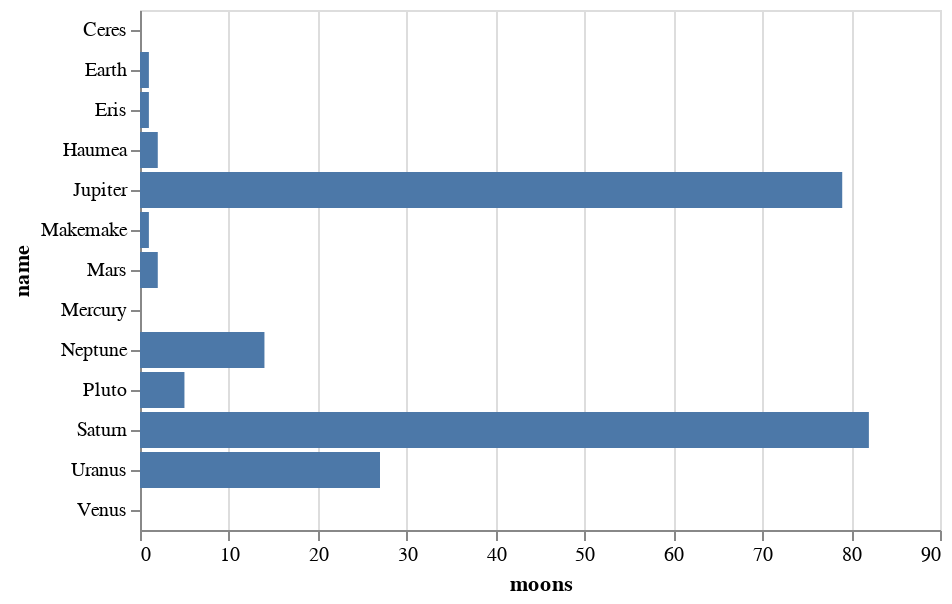

Notebook cell for this chart:
### Code cell
alt.Chart(planets).mark_bar().encode(
    x='moons',
    y='name'
)

### Figure 1 — Vega-Lite specification as saved in the notebook (floating-point values rounded to 4 significant figures)
{"config": {"view": {"continuousWidth": 400, "continuousHeight": 300}}, "data": {"name": "data-5b03ff44f3bf68bec8f5d2248afba5a6"}, "mark": "bar", "encoding": {"x": {"type": "quantitative", "field": "moons"}, "y": {"type": "nominal", "field": "name"}}, "$schema": "https://vega.github.io/schema/vega-lite/v4.8.1.json", "datasets": {"data-5b03ff44f3bf68bec8f5d2248afba5a6": [{"name": "Mercury", "diameter": 4879, "distance": 57.91, "moons": 0, "type": "planet"}, {"name": "Venus", "diameter": 12104, "distance": 108.2, "moons": 0, "type": "planet"}, {"name": "Earth", "diameter": 12742, "distance": 149.6, "moons": 1, "type": "planet"}, {"name": "Mars", "diameter": 6779, "distance": 227.9, "moons": 2, "type": "planet"}, {"name": "Ceres", "diameter": 950, "distance": 414.3, "moons": 0, "type": "dwarf planet"}, {"name": "Jupiter", "diameter": 139822, "distance": 778.5, "moons": 79, "type": "planet"}, {"name": "Saturn", "diameter": 116464, "distance": 1434.0, "moons": 82, "type": "planet"}, {"name": "Uranus", "diameter": 50724, "distance": 2871.0, "moons": 27, "type": "planet"}, {"name": "Neptune", "diameter": 4495, "distance": 49240.0, "moons": 14, "type": "planet"}, {"name": "Pluto", "diameter": 2374, "distance": 5906.0, "moons": 5, "type": "dwarf planet"}, {"name": "Haumea", "diameter": 1960, "distance": 6460.0, "moons": 2, "type": "dwarf planet"}, {"name": "Makemake", "diameter": 1434, "distance": 6796.0, "moons": 1, "type": "dwarf planet"}, {"name": "Eris", "diameter": 2326, "distance": 10150.0, "moons": 1, "type": "dwarf planet"}]}}
